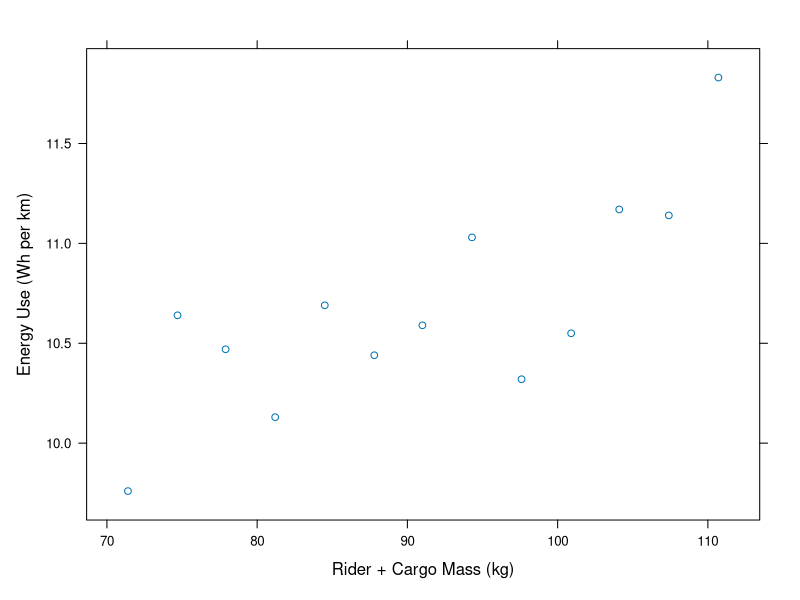
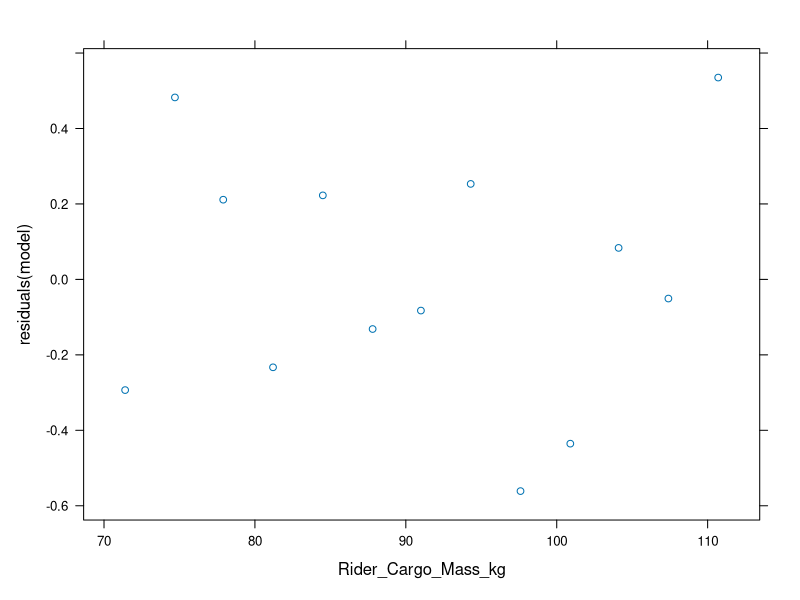
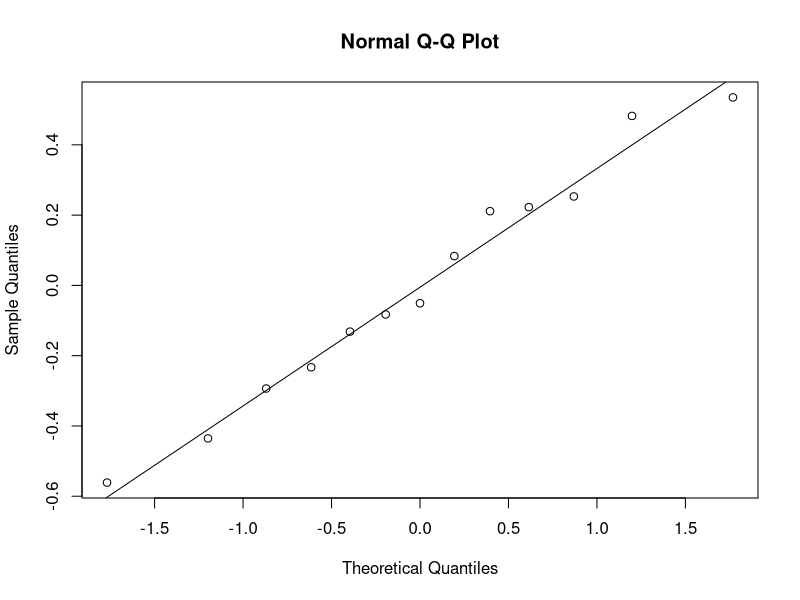

Generate these figures, in order, with R:
library(lattice)
ebike_data = read.csv("EbikeEnergy.csv")
xyplot(Energy_Wh_per_km ~ Rider_Cargo_Mass_kg, data = ebike_data, xlab = "Rider + Cargo Mass (kg)", ylab = "Energy Use (Wh per km)")

model <- lm(Energy_Wh_per_km ~ Rider_Cargo_Mass_kg, data = ebike_data)
summary(model)
xyplot(residuals(model) ~ Rider_Cargo_Mass_kg, data = ebike_data)
qqnorm(residuals(model))
qqline(residuals(model))
